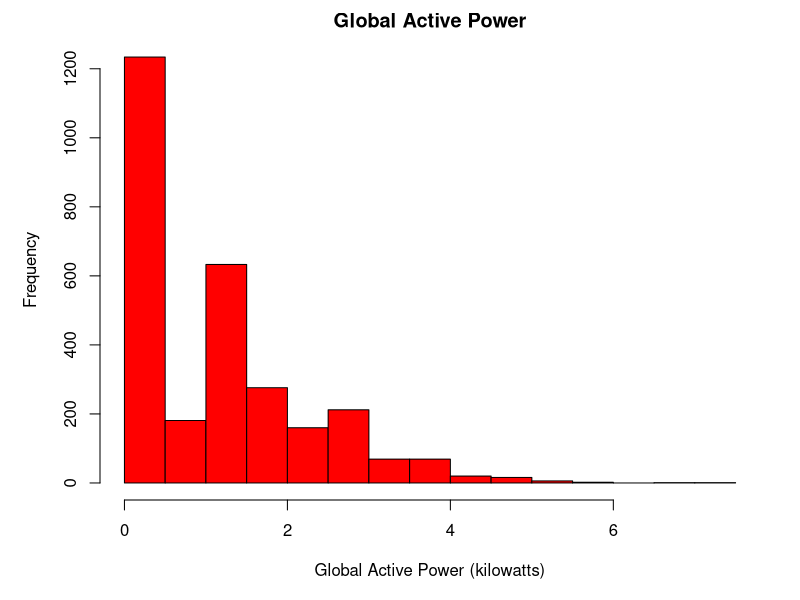

Recreate this plot in R.
# load data
df <- read.csv(file = './extracted_data.csv',header = TRUE)

# create PNG file
png(file="./plot1.png",width=480,height=480,bg='transparent')
par(mfrow=c(1,1),mar=c(5,5,2,2))
hist(df$Global_active_power, col='red', main='Global Active Power', xlab = 'Global Active Power (kilowatts)')
dev.off()